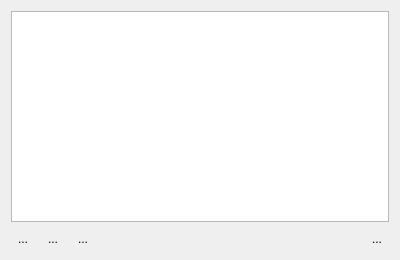
<?xml version="1.0" encoding="UTF-8"?>
<ui version="4.0">
 <author>
    SPDX-FileCopyrightText: none
    SPDX-License-Identifier: GPL-3.0-or-later
  </author>
 <class>WdgLogDocker</class>
 <widget class="QWidget" name="WdgLogDocker">
  <property name="geometry">
   <rect>
    <x>0</x>
    <y>0</y>
    <width>400</width>
    <height>260</height>
   </rect>
  </property>
  <layout class="QGridLayout" name="gridLayout">
   <item row="0" column="0">
    <widget class="QTextEdit" name="txtLogViewer">
     <property name="undoRedoEnabled">
      <bool>false</bool>
     </property>
     <property name="lineWrapMode">
      <enum>QTextEdit::NoWrap</enum>
     </property>
     <property name="readOnly">
      <bool>true</bool>
     </property>
     <property name="html">
      <string notr="true">&lt;!DOCTYPE HTML PUBLIC &quot;-//W3C//DTD HTML 4.0//EN&quot; &quot;http://www.w3.org/TR/REC-html40/strict.dtd&quot;&gt;
&lt;html&gt;&lt;head&gt;&lt;meta name=&quot;qrichtext&quot; content=&quot;1&quot; /&gt;&lt;style type=&quot;text/css&quot;&gt;
p, li { white-space: pre-wrap; }
&lt;/style&gt;&lt;/head&gt;&lt;body style=&quot; font-family:'Ubuntu'; font-size:11pt; font-weight:400; font-style:normal;&quot;&gt;
&lt;p style=&quot;-qt-paragraph-type:empty; margin-top:0px; margin-bottom:0px; margin-left:0px; margin-right:0px; -qt-block-indent:0; text-indent:0px; font-family:'Droid Sans'; font-size:9pt;&quot;&gt;&lt;br /&gt;&lt;/p&gt;&lt;/body&gt;&lt;/html&gt;</string>
     </property>
    </widget>
   </item>
   <item row="1" column="0">
    <layout class="QHBoxLayout" name="horizontalLayout">
     <item>
      <widget class="QToolButton" name="bnToggle">
       <property name="enabled">
        <bool>true</bool>
       </property>
       <property name="toolTip">
        <string>Enable Logging</string>
       </property>
       <property name="text">
        <string>...</string>
       </property>
       <property name="checkable">
        <bool>true</bool>
       </property>
       <property name="autoRaise">
        <bool>true</bool>
       </property>
      </widget>
     </item>
     <item>
      <widget class="QToolButton" name="bnClear">
       <property name="toolTip">
        <string>Clear the log</string>
       </property>
       <property name="text">
        <string>...</string>
       </property>
       <property name="autoRaise">
        <bool>true</bool>
       </property>
      </widget>
     </item>
     <item>
      <widget class="QToolButton" name="bnSave">
       <property name="toolTip">
        <string>Save the log</string>
       </property>
       <property name="text">
        <string>...</string>
       </property>
       <property name="autoRaise">
        <bool>true</bool>
       </property>
      </widget>
     </item>
     <item>
      <spacer name="horizontalSpacer">
       <property name="orientation">
        <enum>Qt::Horizontal</enum>
       </property>
       <property name="sizeHint" stdset="0">
        <size>
         <width>40</width>
         <height>20</height>
        </size>
       </property>
      </spacer>
     </item>
     <item>
      <widget class="QToolButton" name="bnSettings">
       <property name="toolTip">
        <string>Configure Logging</string>
       </property>
       <property name="text">
        <string>...</string>
       </property>
       <property name="autoRaise">
        <bool>true</bool>
       </property>
      </widget>
     </item>
    </layout>
   </item>
  </layout>
 </widget>
 <resources/>
 <connections/>
</ui>
